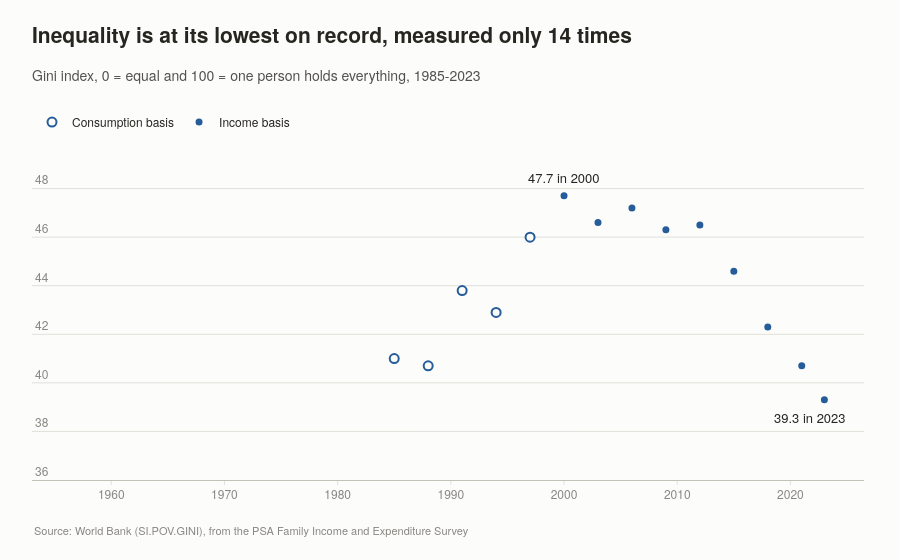

Source (notebook cell):
### Markdown cell above
## 5. Who ended up holding it

### Code cell
gi = df["gini"].dropna()
# Readings up to 1997 measure consumption, from 2000 income; they are drawn
# apart and never joined, and no line crosses the years nobody measured.
consumption, income = gi.loc[:1999], gi.loc[2000:]

fig = go.Figure()
fig.add_trace(go.Scatter(
    x=consumption.index, y=consumption.values, mode="markers", name="Consumption basis",
    marker=dict(color=SURFACE, size=9, line=dict(color=ACCENT, width=2)),
    hovertemplate="%{x}: %{y:.1f} (consumption)<extra></extra>"))
fig.add_trace(go.Scatter(
    x=income.index, y=income.values, mode="markers", name="Income basis",
    marker=dict(color=ACCENT, size=9, line=dict(color=SURFACE, width=2)),
    hovertemplate="%{x}: %{y:.1f} (income)<extra></extra>"))

for yr, dy, dx in [(2000, 18, 0), (2023, -18, -14)]:
    fig.add_annotation(x=yr, y=gi[yr], text=f"{gi[yr]:.1f} in {yr}", showarrow=False,
                       yshift=dy, xshift=dx, font=dict(color=INK, size=13))

fig.update_layout(
    xaxis_title=None, yaxis_range=[36, 50], xaxis_range=[1953, 2026.5], **INSIDE_Y,
    showlegend=True, hovermode="closest",
    legend=dict(orientation="h", x=0, y=1.01, xanchor="left", yanchor="bottom",
                font=dict(color=INK, size=12)),
    margin=dict(t=140))
headline(fig, "Inequality is at its lowest on record, measured only 14 times",
         f"Gini index, 0 = equal and 100 = one person holds everything, "
         f"{gi.index.min()}-{gi.index.max()}",
         "World Bank (SI.POV.GINI), from the PSA Family Income and Expenditure Survey")
save(fig, "05-gini")
fig.show()

### Figure 1 — Plotly figure (JSON) as saved in the notebook; plotly's stock layout.template omitted (floating-point values rounded to 4 significant figures)
{"data": [{"hovertemplate": "%{x}: %{y:.1f} (consumption)<extra></extra>", "marker": {"color": "#fcfcfb", "line": {"color": "#255c99", "width": 2}, "size": 9}, "mode": "markers", "name": "Consumption basis", "type": "scatter", "x": [1985, 1988, 1991, 1994, 1997], "y": [41.0, 40.7, 43.8, 42.9, 46.0]}, {"hovertemplate": "%{x}: %{y:.1f} (income)<extra></extra>", "marker": {"color": "#255c99", "line": {"color": "#fcfcfb", "width": 2}, "size": 9}, "mode": "markers", "name": "Income basis", "type": "scatter", "x": [2000, 2003, 2006, 2009, 2012, 2015, 2018, 2021, 2023], "y": [47.7, 46.6, 47.2, 46.3, 46.5, 44.6, 42.3, 40.7, 39.3]}], "layout": {"annotations": [{"font": {"color": "#26251f", "size": 13}, "showarrow": false, "text": "47.7 in 2000", "x": 2000, "xshift": 0, "y": 47.7, "yshift": 18}, {"font": {"color": "#26251f", "size": 13}, "showarrow": false, "text": "39.3 in 2023", "x": 2023, "xshift": -14, "y": 39.3, "yshift": -18}, {"font": {"color": "#898781", "size": 11}, "showarrow": false, "text": "Source: World Bank (SI.POV.GINI), from the PSA Family Income and Expenditure Survey", "x": 0, "xanchor": "left", "xref": "paper", "xshift": 0, "y": 0, "yanchor": "top", "yref": "paper", "yshift": -40}], "hovermode": "closest", "legend": {"font": {"color": "#26251f", "size": 12}, "orientation": "h", "x": 0, "xanchor": "left", "y": 1.01, "yanchor": "bottom"}, "margin": {"t": 140}, "showlegend": true, "title": {"subtitle": {"text": "Gini index, 0 = equal and 100 = one person holds everything, 1985-2023"}, "text": "Inequality is at its lowest on record, measured only 14 times"}, "xaxis": {"dtick": 10, "range": [1953, 2026.0], "tick0": 1960, "title": {}}, "yaxis": {"range": [36, 50], "ticklabelposition": "inside top", "title": {}}}}
